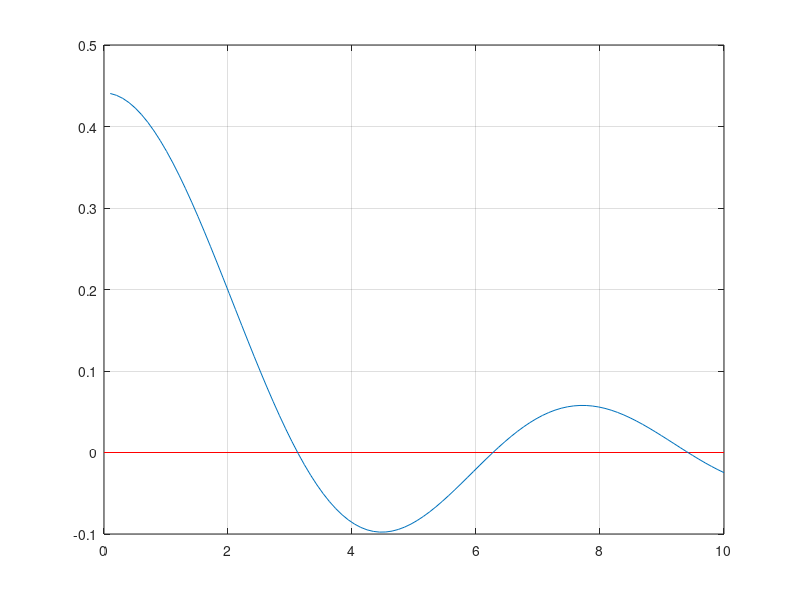

Write MATLAB code to recreate this figure. (Note: this script raises an error after producing the figure.)
function Exercise_5_5
clc
x0=linspace(0,10,100);b=2;
plot([0 10],[0 0],'r-')
hold on
plot(x0,Fonk_5_5(x0,b))
grid on
fzero(@Fonk_5_5,5,[],b)

function z=Fonk_5_5(x,b)
z=besselj(0,x).*bessely(0,b*x)-besselj(0,x*b).*bessely(0,x);